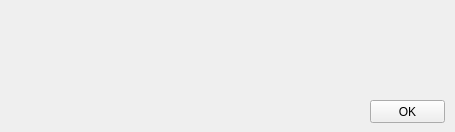
<?xml version="1.0" encoding="UTF-8"?>
<ui version="4.0">
 <class>QtGuiPE_ExceptClass</class>
 <widget class="QWidget" name="QtGuiPE_ExceptClass">
  <property name="geometry">
   <rect>
    <x>0</x>
    <y>0</y>
    <width>455</width>
    <height>132</height>
   </rect>
  </property>
  <property name="windowTitle">
   <string>QtGuiPE_Except</string>
  </property>
  <widget class="QPushButton" name="OKpushButton">
   <property name="geometry">
    <rect>
     <x>370</x>
     <y>100</y>
     <width>75</width>
     <height>23</height>
    </rect>
   </property>
   <property name="text">
    <string>OK</string>
   </property>
  </widget>
  <widget class="QLabel" name="label">
   <property name="geometry">
    <rect>
     <x>10</x>
     <y>10</y>
     <width>431</width>
     <height>81</height>
    </rect>
   </property>
   <property name="font">
    <font>
     <pointsize>11</pointsize>
    </font>
   </property>
   <property name="layoutDirection">
    <enum>Qt::LeftToRight</enum>
   </property>
   <property name="text">
    <string/>
   </property>
  </widget>
 </widget>
 <layoutdefault spacing="6" margin="11"/>
 <resources>
  <include location="QtGuiPE_Except.qrc"/>
 </resources>
 <connections/>
</ui>
